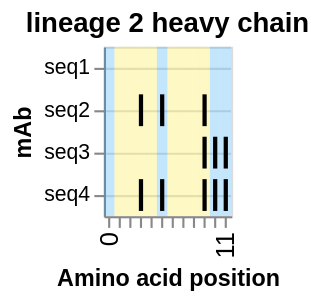

This figure's Vega-Lite source:
### Vega-Lite specification from a JSON file in a GitHub repository (floating-point values rounded to 4 significant figures)
{"config": {"view": {"continuousWidth": 400, "continuousHeight": 300}}, "layer": [{"data": {"name": "data-f563dec5a74c106ef4c1e0a132f17428"}, "mark": {"type": "rect", "color": "#169cf5", "opacity": 0.25}, "encoding": {"x": {"type": "ordinal", "field": "position"}}, "width": {"step": 5}}, {"data": {"name": "data-9db29cdd31d04bcd1ea4c7acab41e620"}, "mark": {"type": "rect", "color": "#f5e216", "opacity": 0.25}, "encoding": {"x": {"type": "ordinal", "field": "position"}}, "width": {"step": 5}}, {"data": {"name": "data-47de4e39b95ed82910ece2c629405cfd"}, "mark": {"type": "tick", "opacity": 1, "thickness": 2}, "encoding": {"color": {"type": "nominal", "field": "real_mut", "legend": null, "scale": {"domain": [true, false], "range": ["black", "transparent"]}}, "x": {"type": "ordinal", "axis": {"grid": false, "labelFontSize": 12, "labelOverlap": "parity", "labelSeparation": 10}, "field": "position", "title": "Amino acid position"}, "y": {"type": "nominal", "axis": {"grid": true, "labels": true, "orient": "left", "title": "mAb"}, "field": "seq_id", "sort": ["seq1", "seq2", "seq3", "seq4"], "title": "sequence"}}, "title": "lineage 2 heavy chain", "width": {"step": 5}}], "$schema": "https://vega.github.io/schema/vega-lite/v5.json", "datasets": {"data-f563dec5a74c106ef4c1e0a132f17428": [{"type": "naive", "index": 0, "seq_id": "seq1", "position": 0, "mut_from": "A", "mut_to": "A", "region": "Framework", "framework": true, "radical": false, "real_mut": false}, {"type": "naive", "index": 0, "seq_id": "seq1", "position": 5, "mut_from": "T", "mut_to": "T", "region": "Framework", "framework": true, "radical": false, "real_mut": false}, {"type": "naive", "index": 0, "seq_id": "seq1", "position": 10, "mut_from": "C", "mut_to": "C", "region": "Framework", "framework": true, "radical": false, "real_mut": false}, {"type": "naive", "index": 0, "seq_id": "seq1", "position": 11, "mut_from": "G", "mut_to": "G", "region": "Framework", "framework": true, "radical": false, "real_mut": false}], "data-9db29cdd31d04bcd1ea4c7acab41e620": [{"type": "naive", "index": 0, "seq_id": "seq1", "position": 1, "mut_from": "T", "mut_to": "T", "region": "CDR", "framework": false, "radical": false, "real_mut": false}, {"type": "naive", "index": 0, "seq_id": "seq1", "position": 2, "mut_from": "C", "mut_to": "C", "region": "CDR", "framework": false, "radical": false, "real_mut": false}, {"type": "naive", "index": 0, "seq_id": "seq1", "position": 3, "mut_from": "G", "mut_to": "G", "region": "CDR", "framework": false, "radical": false, "real_mut": false}, {"type": "naive", "index": 0, "seq_id": "seq1", "position": 4, "mut_from": "A", "mut_to": "A", "region": "CDR", "framework": false, "radical": false, "real_mut": false}, {"type": "naive", "index": 0, "seq_id": "seq1", "position": 6, "mut_from": "C", "mut_to": "C", "region": "CDR", "framework": false, "radical": false, "real_mut": false}, {"type": "naive", "index": 0, "seq_id": "seq1", "position": 7, "mut_from": "G", "mut_to": "G", "region": "CDR", "framework": false, "radical": false, "real_mut": false}, {"type": "naive", "index": 0, "seq_id": "seq1", "position": 8, "mut_from": "A", "mut_to": "A", "region": "CDR", "framework": false, "radical": false, "real_mut": false}, {"type": "naive", "index": 0, "seq_id": "seq1", "position": 9, "mut_from": "T", "mut_to": "T", "region": "CDR", "framework": false, "radical": false, "real_mut": false}], "data-47de4e39b95ed82910ece2c629405cfd": [{"type": "naive", "index": 0, "seq_id": "seq1", "position": 0, "mut_from": "A", "mut_to": "A", "region": "Framework", "framework": true, "radical": false, "real_mut": false}, {"type": "naive", "index": 0, "seq_id": "seq1", "position": 1, "mut_from": "T", "mut_to": "T", "region": "CDR", "framework": false, "radical": false, "real_mut": false}, {"type": "naive", "index": 0, "seq_id": "seq1", "position": 2, "mut_from": "C", "mut_to": "C", "region": "CDR", "framework": false, "radical": false, "real_mut": false}, {"type": "naive", "index": 0, "seq_id": "seq1", "position": 3, "mut_from": "G", "mut_to": "G", "region": "CDR", "framework": false, "radical": false, "real_mut": false}, {"type": "naive", "index": 0, "seq_id": "seq1", "position": 4, "mut_from": "A", "mut_to": "A", "region": "CDR", "framework": false, "radical": false, "real_mut": false}, {"type": "naive", "index": 0, "seq_id": "seq1", "position": 5, "mut_from": "T", "mut_to": "T", "region": "Framework", "framework": true, "radical": false, "real_mut": false}, {"type": "naive", "index": 0, "seq_id": "seq1", "position": 6, "mut_from": "C", "mut_to": "C", "region": "CDR", "framework": false, "radical": false, "real_mut": false}, {"type": "naive", "index": 0, "seq_id": "seq1", "position": 7, "mut_from": "G", "mut_to": "G", "region": "CDR", "framework": false, "radical": false, "real_mut": false}, {"type": "naive", "index": 0, "seq_id": "seq1", "position": 8, "mut_from": "A", "mut_to": "A", "region": "CDR", "framework": false, "radical": false, "real_mut": false}, {"type": "naive", "index": 0, "seq_id": "seq1", "position": 9, "mut_from": "T", "mut_to": "T", "region": "CDR", "framework": false, "radical": false, "real_mut": false}, {"type": "naive", "index": 0, "seq_id": "seq1", "position": 10, "mut_from": "C", "mut_to": "C", "region": "Framework", "framework": true, "radical": false, "real_mut": false}, {"type": "naive", "index": 0, "seq_id": "seq1", "position": 11, "mut_from": "G", "mut_to": "G", "region": "Framework", "framework": true, "radical": false, "real_mut": false}, {"type": "lineage_member", "index": 1, "seq_id": " seq2", "position": 0, "mut_from": "A", "mut_to": "A", "region": "Framework", "framework": true, "radical": false, "real_mut": false}, {"type": "lineage_member", "index": 1, "seq_id": " seq2", "position": 1, "mut_from": "T", "mut_to": "T", "region": "CDR", "framework": false, "radical": false, "real_mut": false}, {"type": "lineage_member", "index": 1, "seq_id": " seq2", "position": 2, "mut_from": "C", "mut_to": "C", "region": "CDR", "framework": false, "radical": false, "real_mut": false}, {"type": "lineage_member", "index": 1, "seq_id": " seq2", "position": 3, "mut_from": "G", "mut_to": "A", "region": "CDR", "framework": false, "radical": false, "real_mut": true}, {"type": "lineage_member", "index": 1, "seq_id": " seq2", "position": 4, "mut_from": "A", "mut_to": "A", "region": "CDR", "framework": false, "radical": false, "real_mut": false}, {"type": "lineage_member", "index": 1, "seq_id": " seq2", "position": 5, "mut_from": "T", "mut_to": "A", "region": "Framework", "framework": true, "radical": false, "real_mut": true}, {"type": "lineage_member", "index": 1, "seq_id": " seq2", "position": 6, "mut_from": "C", "mut_to": "C", "region": "CDR", "framework": false, "radical": false, "real_mut": false}, {"type": "lineage_member", "index": 1, "seq_id": " seq2", "position": 7, "mut_from": "G", "mut_to": "G", "region": "CDR", "framework": false, "radical": false, "real_mut": false}, {"type": "lineage_member", "index": 1, "seq_id": " seq2", "position": 8, "mut_from": "A", "mut_to": "A", "region": "CDR", "framework": false, "radical": false, "real_mut": false}, {"type": "lineage_member", "index": 1, "seq_id": " seq2", "position": 9, "mut_from": "T", "mut_to": "A", "region": "CDR", "framework": false, "radical": false, "real_mut": true}, {"type": "lineage_member", "index": 1, "seq_id": " seq2", "position": 10, "mut_from": "C", "mut_to": "C", "region": "Framework", "framework": true, "radical": false, "real_mut": false}, {"type": "lineage_member", "index": 1, "seq_id": " seq2", "position": 11, "mut_from": "G", "mut_to": "G", "region": "Framework", "framework": true, "radical": false, "real_mut": false}, {"type": "lineage_member", "index": 2, "seq_id": "  seq3", "position": 0, "mut_from": "A", "mut_to": "A", "region": "Framework", "framework": true, "radical": false, "real_mut": false}, {"type": "lineage_member", "index": 2, "seq_id": "  seq3", "position": 1, "mut_from": "T", "mut_to": "T", "region": "CDR", "framework": false, "radical": false, "real_mut": false}, {"type": "lineage_member", "index": 2, "seq_id": "  seq3", "position": 2, "mut_from": "C", "mut_to": "C", "region": "CDR", "framework": false, "radical": false, "real_mut": false}, {"type": "lineage_member", "index": 2, "seq_id": "  seq3", "position": 3, "mut_from": "G", "mut_to": "G", "region": "CDR", "framework": false, "radical": false, "real_mut": false}, {"type": "lineage_member", "index": 2, "seq_id": "  seq3", "position": 4, "mut_from": "A", "mut_to": "A", "region": "CDR", "framework": false, "radical": false, "real_mut": false}, {"type": "lineage_member", "index": 2, "seq_id": "  seq3", "position": 5, "mut_from": "T", "mut_to": "T", "region": "Framework", "framework": true, "radical": false, "real_mut": false}, {"type": "lineage_member", "index": 2, "seq_id": "  seq3", "position": 6, "mut_from": "C", "mut_to": "C", "region": "CDR", "framework": false, "radical": false, "real_mut": false}, {"type": "lineage_member", "index": 2, "seq_id": "  seq3", "position": 7, "mut_from": "G", "mut_to": "G", "region": "CDR", "framework": false, "radical": false, "real_mut": false}, {"type": "lineage_member", "index": 2, "seq_id": "  seq3", "position": 8, "mut_from": "A", "mut_to": "A", "region": "CDR", "framework": false, "radical": false, "real_mut": false}, {"type": "lineage_member", "index": 2, "seq_id": "  seq3", "position": 9, "mut_from": "T", "mut_to": "A", "region": "CDR", "framework": false, "radical": false, "real_mut": true}, {"type": "lineage_member", "index": 2, "seq_id": "  seq3", "position": 10, "mut_from": "C", "mut_to": "A", "region": "Framework", "framework": true, "radical": true, "real_mut": true}, {"type": "lineage_member", "index": 2, "seq_id": "  seq3", "position": 11, "mut_from": "G", "mut_to": "A", "region": "Framework", "framework": true, "radical": false, "real_mut": true}, {"type": "lineage_member", "index": 3, "seq_id": "   seq4", "position": 0, "mut_from": "A", "mut_to": "A", "region": "Framework", "framework": true, "radical": false, "real_mut": false}, {"type": "lineage_member", "index": 3, "seq_id": "   seq4", "position": 1, "mut_from": "T", "mut_to": "T", "region": "CDR", "framework": false, "radical": false, "real_mut": false}, {"type": "lineage_member", "index": 3, "seq_id": "   seq4", "position": 2, "mut_from": "C", "mut_to": "C", "region": "CDR", "framework": false, "radical": false, "real_mut": false}, {"type": "lineage_member", "index": 3, "seq_id": "   seq4", "position": 3, "mut_from": "G", "mut_to": "A", "region": "CDR", "framework": false, "radical": false, "real_mut": true}, {"type": "lineage_member", "index": 3, "seq_id": "   seq4", "position": 4, "mut_from": "A", "mut_to": "A", "region": "CDR", "framework": false, "radical": false, "real_mut": false}, {"type": "lineage_member", "index": 3, "seq_id": "   seq4", "position": 5, "mut_from": "T", "mut_to": "A", "region": "Framework", "framework": true, "radical": false, "real_mut": true}, {"type": "lineage_member", "index": 3, "seq_id": "   seq4", "position": 6, "mut_from": "C", "mut_to": "C", "region": "CDR", "framework": false, "radical": false, "real_mut": false}, {"type": "lineage_member", "index": 3, "seq_id": "   seq4", "position": 7, "mut_from": "G", "mut_to": "G", "region": "CDR", "framework": false, "radical": false, "real_mut": false}, {"type": "lineage_member", "index": 3, "seq_id": "   seq4", "position": 8, "mut_from": "A", "mut_to": "A", "region": "CDR", "framework": false, "radical": false, "real_mut": false}, {"type": "lineage_member", "index": 3, "seq_id": "   seq4", "position": 9, "mut_from": "T", "mut_to": "A", "region": "CDR", "framework": false, "radical": false, "real_mut": true}, {"type": "lineage_member", "index": 3, "seq_id": "   seq4", "position": 10, "mut_from": "C", "mut_to": "A", "region": "Framework", "framework": true, "radical": true, "real_mut": true}, {"type": "lineage_member", "index": 3, "seq_id": "   seq4", "position": 11, "mut_from": "G", "mut_to": "A", "region": "Framework", "framework": true, "radical": false, "real_mut": true}]}}
